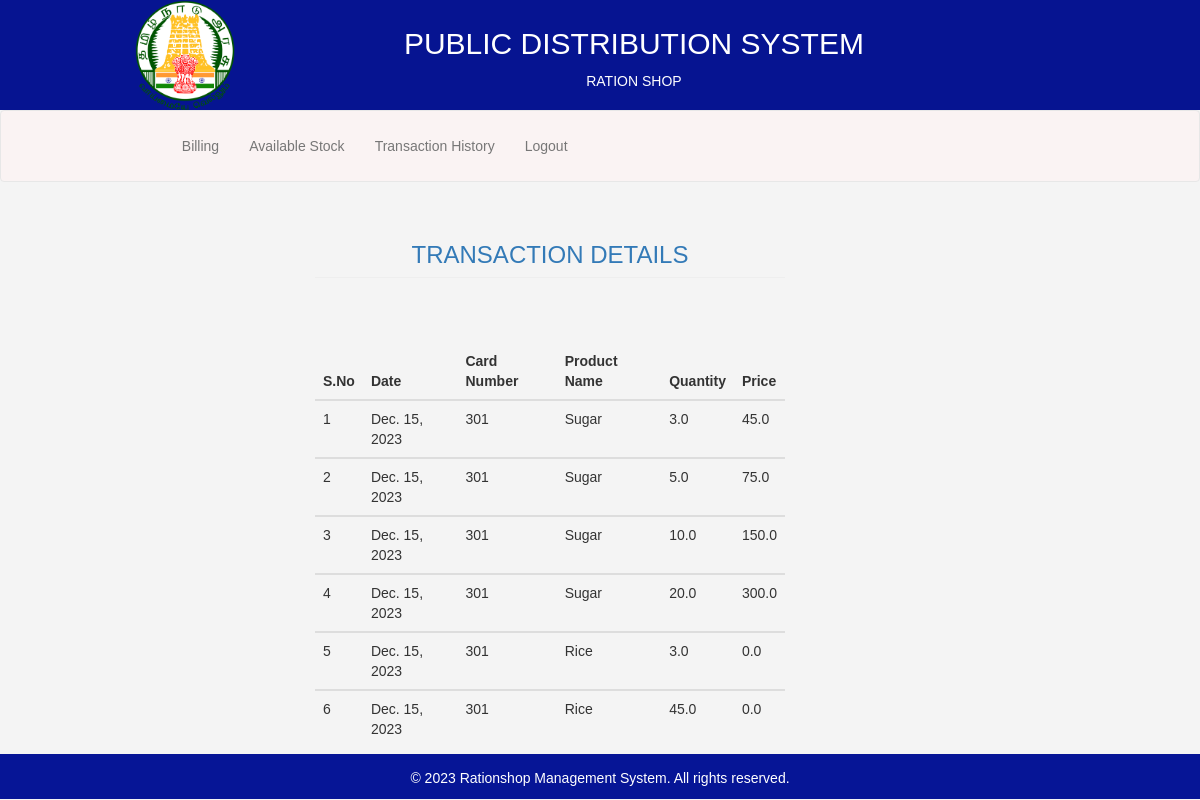
/web/transaction_details/, run on the app's committed database.
### web/models.py (models this page shows)
class Transaction_histroy(models.Model):
    date = models.DateField()
    card_number = models.ForeignKey(CardDetails, on_delete=models.CASCADE)
    product_name = models.ForeignKey(ProductPrice, on_delete=models.CASCADE)
    quantity = models.FloatField(null=True)
    total_cost = models.FloatField()

class ProductPrice(models.Model):
    product_name = models.CharField(max_length=30, primary_key=True)
    price = models.FloatField()
    def __str__(self):
        return self.product_name

### web/views.py (the view)
def transaction_details(request):
    mydata=Transaction_histroy.objects.all()
    if(mydata!=''):
        return render(request, 'Ration_Shop/transaction_history.html', {'datas': mydata})
    else:
        return render(request, 'Ration_Shop/transaction_history.html')

### web/templates/Ration_Shop/transaction_history.html
{% extends 'Ration_Shop/Rationshop_officer_base2.html' %}
{% block body %}
<div class="col-md-offset-3 col-md-5">
    <h3 class="page-header text-primary text-center">TRANSACTION DETAILS</h3><br>
    <table class="table table-border"><br>
        <thead>
            <tr>
                <th>S.No</th>
                <th>Date</th>
                <th>Card Number</th>
                <th>Product Name</th>
                <th>Quantity</th>
                <th>Price</th>
            </tr>
        </thead>
        {% for data in datas %}
        <tbody>
            <tr>
                <td>{{forloop.counter}}</td>
                <td>{{data.date}}</td>
                <td>{{data.card_number_id}}</td>
                <td>{{data.product_name}}</td>
                <td>{{data.quantity}}</td>
                <td>{{data.total_cost}}</td>
            </tr>
        </tbody>
        {% endfor %}
    </table>
</div>
{% endblock %}

### web/static/web/css/style.css (style rules this page uses)
* { margin: 0; padding: 0; box-sizing: border-box; }
body { font-family: Arial, sans-serif; line-height: 1.6; background-color: #f4f4f4; color: #333; }

### data on the page
Transaction_histroy: date "Dec. 15, 2023", card_number_id "301", product_name "Sugar", quantity "3.0", total_cost "45.0"
Transaction_histroy: date "Dec. 15, 2023", card_number_id "301", product_name "Sugar", quantity "5.0", total_cost "75.0"
Transaction_histroy: date "Dec. 15, 2023", card_number_id "301", product_name "Sugar", quantity "10.0", total_cost "150.0"
Transaction_histroy: date "Dec. 15, 2023", card_number_id "301", product_name "Sugar", quantity "20.0", total_cost "300.0"
Transaction_histroy: date "Dec. 15, 2023", card_number_id "301", product_name "Rice", quantity "3.0", total_cost "0.0"
Transaction_histroy: date "Dec. 15, 2023", card_number_id "301", product_name "Rice", quantity "45.0", total_cost "0.0"
